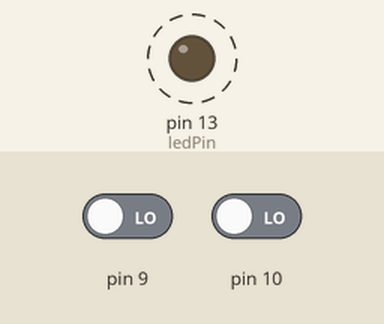
The sketch below on a simulated Arduino Uno, built with avr-gcc and run on an emulated ATmega328P. On the bench: output pins drawn as LEDs (lit = HIGH). Dashed ring = blinking. The test bench sets the inputs (shaded band); at power-on: pin 9 LOW, pin 10 LOW. What the sketch prints to the serial monitor is not drawn.

Above: at 0.5 s.
Timing chart, 0 to 4.6 s (numbered marks = the images above):
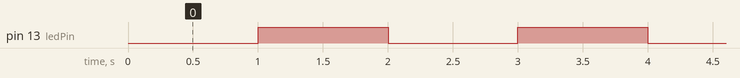

Measured:
- by itself, pin 13 (ledPin): alternates HIGH for 1.0 s and LOW for 1.0 s

The sketch:

RdEncoderTm.ino
```cpp
#include "RdEncoder.h"
#include "Tm_Timer.h"

RdEncoder En(9,10);// initialize Encoder - channel A = pin 9, channel B = pin 10

//define LED indicator
const int ledPin=13;      // the number of the LED pin
int ledState=0;             // ledState used to set the LED

//define timer
unsigned long cm=0; //current time in milliseconds
unsigned long lm=0; // will store last time LED was updated

void ledToggle() //toggle the LED indicator
{
  ledState^=1;
  digitalWrite(ledPin, ledState);
}

void ReadSample() //tasks to perform at each sampling period
{
  En.Update(); // read encoder and update its position
}

void setup()
{
  pinMode(ledPin, OUTPUT);// initialize the LED as an output
  Serial.begin(9600);// initialize serial communication
  Tm_Setup(1000,ReadSample);// initialize timer to read encoder at 1kHz
  //(Hz,Func) = sampling frequency, function to call to get sample
  // max speed for 1kHz = 1000/360 = 2.8 rps = 167 rpm
}

void loop()
{
  //En.Update();//constantly update encoder position
  cm=millis(); //get current time
  if(cm-lm >= 1000) {//if timeout
    lm=cm;   //store the updated time
    ledToggle(); // toggle LED
    Serial.println(En.Get()); //write to serial port
  }
}
```

RdEncoder.h
```cpp
//File: RdEncoder.h
//Author: Yan Naing Aye
#ifndef RdEncoder_h
  #define RdEncoder_h
  #include "Arduino.h"
  int En_TruthTable[] = {0,-1,1,0,1,0,0,-1,-1,0,0,1,0,1,-1,0}; //encoder truth table
  class RdEncoder {
    private:
      int pinA, pinB; //encoder inputs
      int PS=0,NS=0; //present state and next state
      int c=0; //current encoder position count (angular position in degree in this case)
      const int SPR=360; // number of states per revolution of the encoder 4*90

    public:
     RdEncoder(int A, int B){Setup(A,B);};
     void Setup(int A, int B){pinA=A; pinB=B; pinMode(pinA,INPUT); pinMode(pinB,INPUT);};
     int Get(){return c;};
     void Update(){
      NS = (digitalRead(pinA)<<1) | digitalRead(pinB);
      if(NS!=PS){ c=(c+En_TruthTable[(NS<<2)|PS]+SPR)%SPR; PS = NS;}
     };
     void Reset(int r) {c=0;};
  };
#endif
```

Tm_Timer.h
```cpp
//File: Tm_Timer.h
//Author: Yan Naing Aye
#ifndef Tm_Timer_h
  #define Tm_Timer_h
  #include "Arduino.h"
  int timer1_counter;
  typedef void (*FuncPointer) ();
  FuncPointer Tm_f;
  void Tm_Setup(int fs,FuncPointer fa){
      Tm_f=fa;
      // initialize timer1
      noInterrupts();           // disable all interrupts
      TCCR1A = 0;
      TCCR1B = 0;
      timer1_counter = 65536-(long)16000000/((long)256*fs);   // preload timer 65536-16MHz/256/(freq in Hz)
      TCNT1 = timer1_counter;   // preload timer
      TCCR1B |= (1 << CS12);    // 256 prescaler
      TIMSK1 |= (1 << TOIE1);   // enable timer overflow interrupt
      interrupts();             // enable all interrupts
  }
  ISR(TIMER1_OVF_vect)        // interrupt service routine
  {
    TCNT1 = timer1_counter;   // preload timer
    Tm_f();
  }
#endif
```
